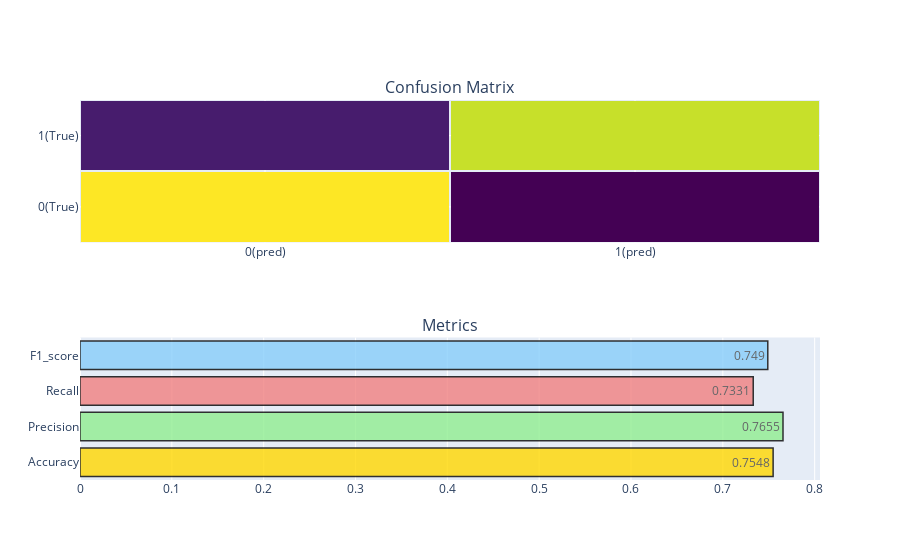

Source (notebook cell):
### Code cell
# 模型性能评估
from sklearn.metrics import confusion_matrix
import plotly.offline as py
py.init_notebook_mode(connected=True)
import plotly.graph_objs as go
import plotly.subplots as tls
import plotly.figure_factory as ff

def show_matrics(y_test, y_pred):
    # 计算混淆矩阵
    conf_matrix = confusion_matrix(y_test, y_pred)
    trace1 = go.Heatmap(z = conf_matrix, x = ["0(pred)", "1(pred)"],
                       y = ["0(True)", "1(True)"], xgap = 2, ygap = 2,
                       colorscale = 'Viridis', showscale = False)
    # 根据混淆矩阵，获取对应的参数值
    TP = conf_matrix[1, 1]
    FN = conf_matrix[1, 0]
    FP = conf_matrix[0, 1]
    TN = conf_matrix[0, 0]
    
    # 计算accuracy, precision, recall, f1_score
    accuracy = (TP + TN) / (TP + TN + FP + FN) # 准确率
    precision = TP / (TP + FP) # 精准率
    recall = TP / (TP + FN) # 召回率
    F1_score = 2 * precision * recall / (precision + recall)
    
    # 显示以上四个指标
    show_metrics = pd.DataFrame(data = [[accuracy, precision, recall, F1_score]])
    show_metrics = show_metrics.T
    
    # 可视化显示
    colors = ['gold', 'lightgreen', 'lightcoral', 'lightskyblue']
    trace2 = go.Bar(x = show_metrics[0].values,
                    y = ['Accuracy', 'Precision', 'Recall', 'F1_score'],
                    text = np.round_(show_metrics[0].values, 4),
                    textposition = 'auto',
                    orientation = 'h',
                    opacity = 0.8,
                    marker = dict(color = colors, line = dict(color="#000000", width=1.5)))
    
    fig = tls.make_subplots(rows=2, cols=1, subplot_titles=('Confusion Matrix', 'Metrics'))
    fig.append_trace(trace1, 1, 1)
    fig.append_trace(trace2, 2, 1)
    py.iplot(fig)


show_matrics(y_test.squeeze(), y_pred)

### Figure 1 — Plotly figure (JSON) as saved in the notebook; plotly's stock layout.template omitted (floating-point values rounded to 4 significant figures)
{"data": [{"colorscale": [[0, "#440154"], [0.1111, "#482878"], [0.2222, "#3e4989"], [0.3333, "#31688e"], [0.4444, "#26828e"], [0.5556, "#1f9e89"], [0.6667, "#35b779"], [0.7778, "#6ece58"], [0.8889, "#b5de2b"], [1, "#fde725"]], "showscale": false, "type": "heatmap", "x": ["0(pred)", "1(pred)"], "xaxis": "x", "xgap": 2, "y": ["0(True)", "1(True)"], "yaxis": "y", "ygap": 2, "z": [[124468, 35855], [42616, 117061]]}, {"marker": {"color": ["gold", "lightgreen", "lightcoral", "lightskyblue"], "line": {"color": "#000000", "width": 1.5}}, "opacity": 0.8, "orientation": "h", "text": [0.7548, 0.7655, 0.7331, 0.749], "textposition": "auto", "type": "bar", "x": [0.7548, 0.7655, 0.7331, 0.749], "xaxis": "x2", "y": ["Accuracy", "Precision", "Recall", "F1_score"], "yaxis": "y2"}], "layout": {"annotations": [{"font": {"size": 16}, "showarrow": false, "text": "Confusion Matrix", "x": 0.5, "xanchor": "center", "xref": "paper", "y": 1, "yanchor": "bottom", "yref": "paper"}, {"font": {"size": 16}, "showarrow": false, "text": "Metrics", "x": 0.5, "xanchor": "center", "xref": "paper", "y": 0.375, "yanchor": "bottom", "yref": "paper"}], "xaxis": {"anchor": "y", "domain": [0, 1]}, "xaxis2": {"anchor": "y2", "domain": [0, 1]}, "yaxis": {"anchor": "x", "domain": [0.625, 1]}, "yaxis2": {"anchor": "x2", "domain": [0, 0.375]}}}
